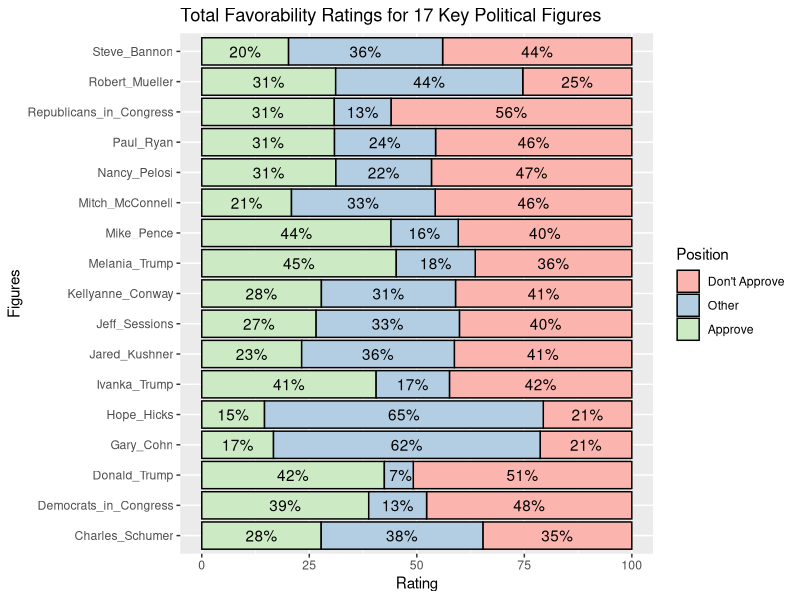

Write R code to recreate this figure.
###################################################
# Morning Consult Data Exercise 2020 Data Analyst #
###################################################

# install.packages('dplyr', repos='http://cran.us.r-project.org')
# install.packages('tidyr', repos='http://cran.us.r-project.org')

library(dplyr)
library(tidyr)
library(ggplot2)

# setting directory
getwd()
setwd("C:/Dhruv/Applying/3_interviewing/2021/4_April/wk1/Morning Consult/Assessment/DATA_ANALYST_EXERCISE")

# reading in data
x <- read.csv("part 1a) Individual Favorability Data.csv")

str(x) # checking data types

# dropping first few empty rows
x <- x[-c(1:3),]

# converting all columns to numeric
x <- sapply(x, as.numeric)
x <- as.data.frame(x)

# replacing na's with 0's
x[is.na(x)] <- 0

# calculating row totals  
x$row_totals <- rowSums(x[1:38])

# subsetting to rows containing data
x <- subset(x, x$row_totals != 0)
x <- x[-c(39)]

# writing out preliminary dataset
# write.csv(x, "cleaned_data.csv")

############################
# PART I: Individuals Data #
############################

# creating copy of original dataframe
x_indiv <- x

#colnames(x_indiv)
#grep("indPresApp", colnames(x_indiv))

# restricting analysis to 17 individuals
x_indiv <- x_indiv[grep("indPresApp", colnames(x_indiv))]


##################################
# Question 1: Individual Ratings #
##################################

# renaming columns to reflect figure names

colnames(x_indiv) <- c("Mitch_McConnell", 
                  "Paul_Ryan", 
                  "Nancy_Pelosi", 
                  "Charles_Schumer", 
                  "Mike_Pence", 
                  "Donald_Trump", 
                  "Republicans_in_Congress", 
                  "Democrats_in_Congress", 
                  "Melania_Trump", 
                  "Ivanka_Trump", 
                  "Jared_Kushner", 
                  "Steve_Bannon", 
                  "Hope_Hicks", 
                  "Gary_Cohn", 
                  "Kellyanne_Conway", 
                  "Jeff_Sessions", 
                  "Robert_Mueller" 
)

# storing column names to iterate over
column_names <- colnames(x_indiv)

# adding column to aggregate frequency by category
x_indiv$Frequency <- 1

# creating empty dataframe
df <- as.data.frame(c(1:6))
colnames(df) <- "Rating"

# creating combined frequency table for all 17 figures
for (i in 1:length(column_names)){
  df_fig <- aggregate(Frequency ~ ., x_indiv[c("Frequency", column_names[i])], FUN = sum)
  colnames(df_fig) <- c("Rating", column_names[i])
  df <- merge(df, df_fig)
}

# formatting data for analysis
x_indiv_long <- gather(df, "Figures", "Frequency", 2:ncol(df))
x_indiv_wide <- spread(x_indiv_long, Rating, Frequency)

# dropping all dataframes, except original and wide
rm(x_indiv, x_indiv_long, df, df_fig)


# renaming columns
colnames(x_indiv_wide) <- c("Figures",
                            "Very Favorable", 
                            "Somewhat Favorable", 
                            "Somewhat Unfavorable", 
                            "Very Unfavorable", 
                            "Heard Of, No Opinion", 
                            "Never Heard Of")

# a.	Net Favorability: % favorable (very favorable + somewhat favorable) minus % unfavorable (somewhat unfavorable + very unfavorable)
x_indiv_wide$`Net Favorability` <- ((x_indiv_wide$`Very Favorable` + x_indiv_wide$`Somewhat Favorable`)*100/nrow(x)) - ((x_indiv_wide$`Somewhat Unfavorable` + x_indiv_wide$`Very Unfavorable`)*100/nrow(x))

# b.	Favorability ratio: % favorable (either very favorable or somewhat favorable) divided by % unfavorable (either somewhat unfavorable or very unfavorable)
x_indiv_wide$`Favorability Ratio` <- (x_indiv_wide$`Very Favorable` + x_indiv_wide$`Somewhat Favorable`)/(x_indiv_wide$`Somewhat Unfavorable` + x_indiv_wide$`Very Unfavorable`)

# c.	Total Favorability: % very favorable + % somewhat favorable
x_indiv_wide$`Total Favorability` <- ((x_indiv_wide$`Very Favorable`)*100/nrow(x)) + ((x_indiv_wide$`Somewhat Favorable`)*100/nrow(x))

# subsetting for export
fav_ratios <- x_indiv_wide[c("Figures", "Net Favorability", "Favorability Ratio", "Total Favorability")]

# rounding to two decimal places for export
fav_ratios$`Net Favorability` <- format(round(fav_ratios$`Net Favorability`, 3), nsmall = 3)
fav_ratios$`Favorability Ratio` <- format(round(fav_ratios$`Favorability Ratio`, 3), nsmall = 3)
fav_ratios$`Total Favorability` <- format(round(fav_ratios$`Total Favorability`, 3), nsmall = 3)

# exporting csv
write.csv(fav_ratios, "Favorability_Ratios.csv", row.names = F)
rm(fav_ratios)

##################################
# Question 2: Total Favorability #
##################################

# using original rating to calculate other categories of total favorability variable
total_fav <- x_indiv_wide

# Don't Approve: % very unfavorable + % somewhat unfavorable
total_fav$`Don't Approve` <- ((total_fav$`Somewhat Unfavorable`)*100/nrow(x)) + ((total_fav$`Very Unfavorable`)*100/nrow(x))

# Other
total_fav$`Other` <- ((total_fav$`Heard Of, No Opinion`)*100/nrow(x)) + ((total_fav$`Never Heard Of`)*100/nrow(x))

# renaming original total favorability column
names(total_fav)[names(total_fav) == "Total Favorability"] <- "Approve"

total_fav <- total_fav[c("Figures", "Approve", "Other", "Don't Approve")]

# gathering into long dataframe for plotting
total_fav <- gather(total_fav, "Position", "Rating", 2:ncol(total_fav))
total_fav <- total_fav[order(total_fav$Figures, total_fav$Position),]

# rounding decimal places for labeling
total_fav$Rating_lab <- format(round(total_fav$Rating, 0), nsmall = 0)

# plot 1: stacked bar, % of total

# converting Position to factor for ordering
total_fav$Position <- factor(total_fav$Position, levels = c("Don't Approve", "Other", "Approve"))

# horizontal
ggplot(total_fav, aes(x = Rating, y = Figures, fill = Position)) +
  geom_col(colour = "black") +
  scale_fill_brewer(palette = "Pastel1") +
  geom_text(aes(x = Rating, label = paste0(Rating_lab, "%")), position = position_stack(vjust = 0.5), colour = "black") +
  ggtitle("Total Favorability Ratings for 17 Key Political Figures")


